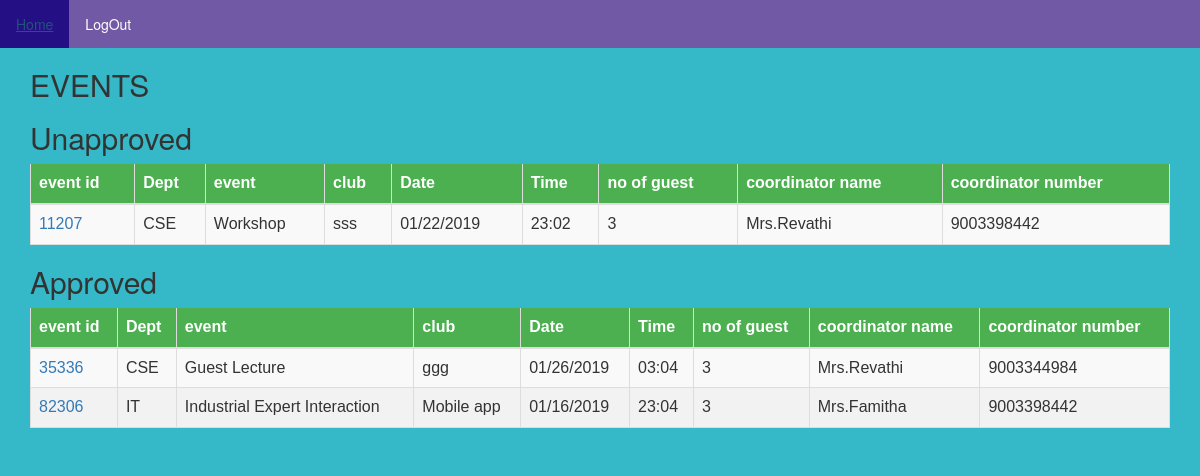
The page /view.php on the database its author committed.
### tables this page shows
CREATE TABLE `event` (
  `event_id` int(100) NOT NULL,
  `dept` varchar(100) NOT NULL,
  `name` varchar(100) NOT NULL,
  `club_name` varchar(100) NOT NULL,
  `date` varchar(100) NOT NULL,
  `time` varchar(100) NOT NULL,
  `venue` varchar(100) NOT NULL,
  `c_name` varchar(100) NOT NULL,
  `c_no` varchar(100) NOT NULL,
  `approve` varchar(100) NOT NULL DEFAULT 'no',
  `mapprove` varchar(100) NOT NULL DEFAULT 'no',
  `tapprove` varchar(100) NOT NULL DEFAULT 'no',
  `papprove` varchar(100) NOT NULL DEFAULT 'no'
);

### view.php (the view, shortened to what this page needs)
<html lang="en">
<head>
  <link rel="stylesheet" href="https://maxcdn.bootstrapcdn.com/bootstrap/3.3.7/css/bootstrap.min.css">
 </head>
 <body>
<ul>
<li><a href="AllViewedit.html">Home</a></li>
<li><a href="logout.php">LogOut</a></li>
</ul>
<div class="container">
  <h2>EVENTS</h2>
<h2>Unapproved</h2>
  <table class="table table-striped">
    <thead>
      <tr>
        <th>event id</th>
        <th>Dept</th>
	<th>event</th>
        <th>club</th>
	<th>Date</th>
	<th>Time</th>
  <th>no of guest</th>
  <th>coordinator name</th>
  <th>coordinator number</th>
      </tr>
    </thead>
    <tbody>
      <tr>
<?php
 include 'db.php';
$r=mysqli_query($c,"select * from event where approve='no'");
while ($row=mysqli_fetch_row($r))
{
echo "<td>".'<a href="coordinator.php?id='.$row[0].'">'.$row[0].'</a>'."</td>";
echo "<td>".$row[1]." </td>";
echo "<td> ".$row[2]."</td>";
echo "<td> ".$row[3]."</td>";
echo "<td> ".$row[4]."</td>";
echo "<td> ".$row[5]."</td>";
echo "<td> ".$row[6]."</td>";
echo "<td> ".$row[7]."</td>";
echo "<td> ".$row[8]."</td>";
echo  "</tr>";
}
?>
    </tbody>
  </table>
  <h2>Approved</h2>
  <table class="table table-striped">
    <thead>
      <tr>
        <th>event id</th>
        <th>Dept</th>
  <th>event</th>
        <th>club</th>
  <th>Date</th>
  <th>Time</th>
  <th>no of guest</th>
  <th>coordinator name</th>
  <th>coordinator number</th>
      </tr>
    </thead>
    <tbody>
      <tr>
<?php
 include 'db.php';
$r=mysqli_query($c,"select * from event where approve='yes'");
while ($row=mysqli_fetch_row($r))
{
echo "<td>".'<a href="discoordinator.php?id='.$row[0].'">'.$row[0].'</a>'."</td>";
echo "<td>".$row[1]." </td>";
echo "<td> ".$row[2]."</td>";
echo "<td> ".$row[3]."</td>";
echo "<td> ".$row[4]."</td>";
echo "<td> ".$row[5]."</td>";
echo "<td> ".$row[6]."</td>";
echo "<td> ".$row[7]."</td>";
echo "<td> ".$row[8]."</td>";
echo  "</tr>";
}
?>
    </tbody>
  </table>
</div>

### view.php (style rules this page uses)
body { background: #2db7c6f5; }
ul { list-style-type: none; margin: 0; padding: 0; overflow: hidden; background-color: #893699ba; }
li { float: left; }
li a { display: inline-block; color: white; text-align: center; padding: 14px 16px; text-decoration: none; }
table { font-family: "Trebuchet MS", Arial, Helvetica, sans-serif; border-collapse: collapse; width: 100%; }
td,th { border: 1px solid #ddd; padding: 8px; }
tr { background-color: #f2f2f2; }
th { padding-top: 12px; padding-bottom: 12px; text-align: left; background-color: #4CAF50; color: white; }

### rows shown on the page
event: event_id "11207", dept "CSE", name "Workshop", club_name "sss", date "01/22/2019", time "23:02", venue "3", c_name "Mrs.Revathi", c_no "9003398442"
event: event_id "35336", dept "CSE", name "Guest Lecture", club_name "ggg", date "01/26/2019", time "03:04", venue "3", c_name "Mrs.Revathi", c_no "9003344984"
event: event_id "82306", dept "IT", name "Industrial Expert Interaction", club_name "Mobile app", date "01/16/2019", time "23:04", venue "3", c_name "Mrs.Famitha", c_no "9003398442"
